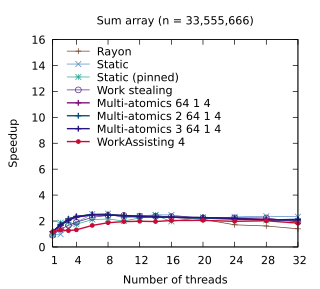

The gnuplot source for this figure:
set title "Sum array (n = 33,555,666)"
set terminal pdf size 3.2,2.9
set output "./results/Sum_array_n___33,555,666.pdf"
set key on
set key top left Left reverse
set key samplen 2.5
set xrange [1:32]
set xtics (1, 4, 8, 12, 16, 20, 24, 28, 32)
set xlabel "Number of threads"
set yrange [0:16]
set ylabel "Speedup"
plot './results/Sum_array_n___33,555,666.dat' using 1:2 title "Rayon" pointsize 0.7 lw 1 pt 1 linecolor rgb "#6E3B23" with linespoints, \
  './results/Sum_array_n___33,555,666.dat' using 1:3 title "Static" pointsize 0.7 lw 1 pt 2 linecolor rgb "#5287C6" with linespoints, \
  './results/Sum_array_n___33,555,666.dat' using 1:4 title "Static (pinned)" pointsize 0.7 lw 1 pt 3 linecolor rgb "#24A793" with linespoints, \
  './results/Sum_array_n___33,555,666.dat' using 1:5 title "Work stealing" pointsize 0.7 lw 1 pt 6 linecolor rgb "#5B2182" with linespoints, \
  './results/Sum_array_n___33,555,666.dat' using 1:6 title "Multi-atomics 64 1 4" pointsize 0.7 lw 2 pt 1 linecolor rgb "#801478" with linespoints, \
  './results/Sum_array_n___33,555,666.dat' using 1:7 title "Multi-atomics 2 64 1 4" pointsize 0.7 lw 2 pt 1 linecolor rgb "#0A5080" with linespoints, \
  './results/Sum_array_n___33,555,666.dat' using 1:8 title "Multi-atomics 3 64 1 4" pointsize 0.7 lw 2 pt 1 linecolor rgb "#281480" with linespoints, \
  './results/Sum_array_n___33,555,666.dat' using 1:9 title "WorkAssisting 4" pointsize 0.4 lw 2 pt 7 linecolor rgb "#C80A35" with linespoints
